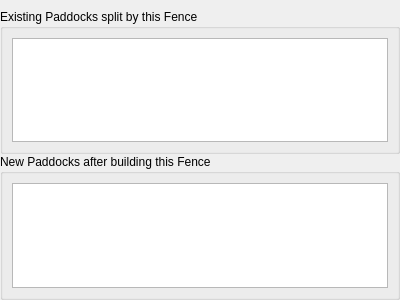
<?xml version="1.0" encoding="UTF-8"?>
<ui version="4.0">
 <class>FencePaddockChangesWidgetBase</class>
 <widget class="QWidget" name="FencePaddockChangesWidgetBase">
  <property name="geometry">
   <rect>
    <x>0</x>
    <y>0</y>
    <width>400</width>
    <height>300</height>
   </rect>
  </property>
  <property name="windowTitle">
   <string>Form</string>
  </property>
  <layout class="QVBoxLayout" name="verticalLayout">
   <property name="spacing">
    <number>0</number>
   </property>
   <property name="leftMargin">
    <number>0</number>
   </property>
   <property name="topMargin">
    <number>9</number>
   </property>
   <property name="rightMargin">
    <number>0</number>
   </property>
   <property name="bottomMargin">
    <number>0</number>
   </property>
   <item>
    <widget class="QGroupBox" name="supersededPaddockGroupBox">
     <property name="title">
      <string>Existing Paddocks split by this Fence</string>
     </property>
     <layout class="QVBoxLayout" name="verticalLayout_3">
      <item>
       <widget class="PaddockMiniList" name="supersededPaddockMiniList"/>
      </item>
     </layout>
    </widget>
   </item>
   <item>
    <widget class="QGroupBox" name="plannedPaddockGroupBox">
     <property name="title">
      <string>New Paddocks after building this Fence</string>
     </property>
     <layout class="QVBoxLayout" name="verticalLayout_2">
      <item>
       <widget class="PaddockMiniList" name="plannedPaddockMiniList"/>
      </item>
     </layout>
    </widget>
   </item>
  </layout>
 </widget>
 <customwidgets>
  <customwidget>
   <class>PaddockMiniList</class>
   <extends>QListWidget</extends>
   <header>mlapp/src/widgets/paddock_list/paddock_mini_list</header>
  </customwidget>
 </customwidgets>
 <resources/>
 <connections/>
</ui>
